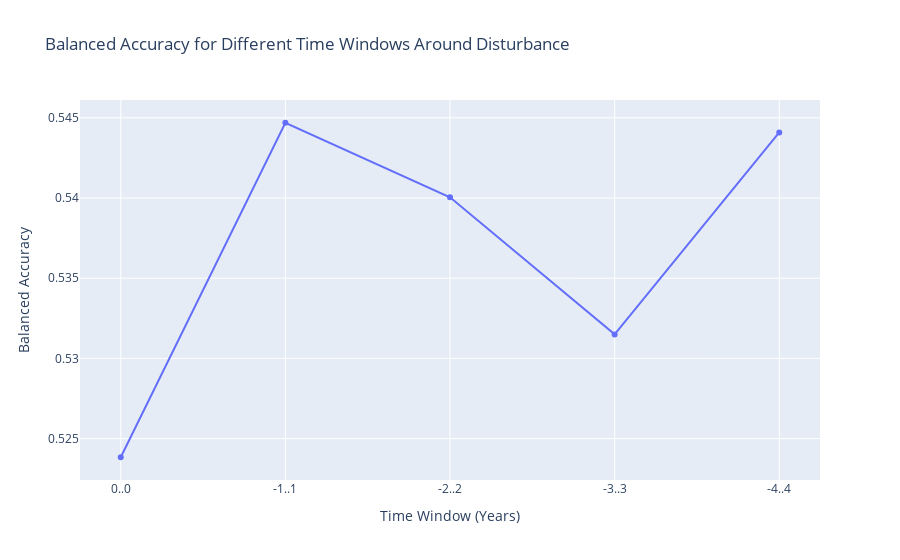

Notebook cell for this chart:
### Code cell
evaluate_time_windows(df_base)

### Figure 1 — Plotly figure (JSON) as saved in the notebook; plotly's stock layout.template omitted (floating-point values rounded to 4 significant figures)
{"data": [{"hovertemplate": "Time Window (Years)=%{x}<br>Balanced Accuracy=%{y}<extra></extra>", "legendgroup": "", "line": {"color": "#636efa", "dash": "solid"}, "marker": {"symbol": "circle"}, "mode": "lines+markers", "name": "", "orientation": "v", "showlegend": false, "type": "scatter", "x": ["0..0", "-1..1", "-2..2", "-3..3", "-4..4"], "xaxis": "x", "y": [0.5238, 0.5447, 0.54, 0.5315, 0.5441], "yaxis": "y"}], "layout": {"legend": {"tracegroupgap": 0}, "title": {"text": "Balanced Accuracy for Different Time Windows Around Disturbance"}, "xaxis": {"anchor": "y", "domain": [0, 1], "title": {"text": "Time Window (Years)"}}, "yaxis": {"anchor": "x", "domain": [0, 1], "title": {"text": "Balanced Accuracy"}}}}
